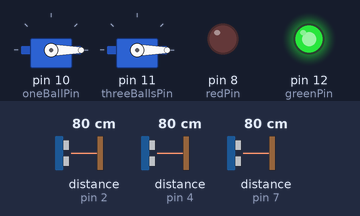
This sketch was run on a simulated Arduino Uno, built with avr-gcc and run on an emulated ATmega328P. Shown: 2 × servo, output pins drawn as LEDs (lit = HIGH). Wiring (inferred from the names in the program): 3 × ultrasonic range finder: trigger pin 2, echo pin 2 / trigger pin 4, echo pin 4 / trigger pin 7, echo pin 7. The inputs (shaded band) are chosen by the test bench; at power-on: distance to the obstacle (sensors on pin 2, pin 4, pin 7) 80 cm. The echo pulse lasts 58.3 µs per cm.

Above: at 1.2 s.
1.3 s: distance to the obstacle (sensor on pin 2) set to 57 cm
2.8 s: distance to the obstacle (sensor on pin 2) set to 47 cm
At 4.0 s:
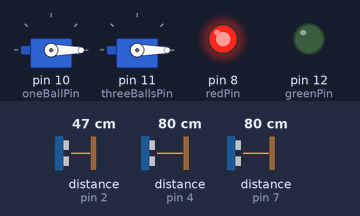
4.3 s: distance to the obstacle (sensor on pin 4) set to 29 cm
6.1 s: distance to the obstacle (sensor on pin 4) set to 22 cm
At 7.2 s:
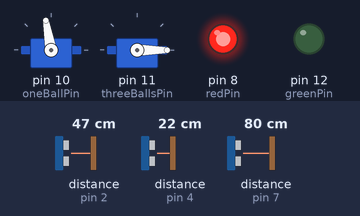
Timing chart, 0 to 10.1 s (numbered marks = the images above; inputs shaded):
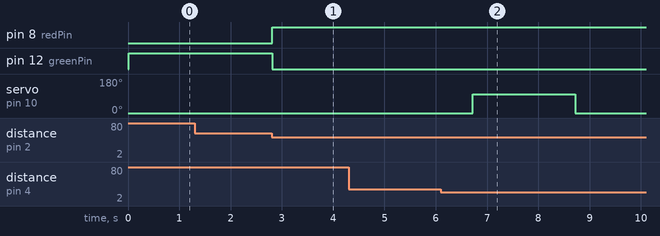

Measured:
- the behaviour switches between 52 and 51 cm on distance to the obstacle (sensor on pin 2) (found by bisection; images 0 and 1)
- the behaviour switches between 26 and 25 cm on distance to the obstacle (sensor on pin 4) (found by bisection; images 1 and 2)
- after the input at 1.3 s, every drawn part: stays the same
- after the input at 2.8 s, pin 8 (redPin): LOW → HIGH at once; pin 12 (greenPin): HIGH → LOW at once
- after the input at 4.3 s, every drawn part: stays the same
- after the input at 6.1 s, servo on pin 10 (oneBallPin): 0° → 100° after 0.62 s, → 0° 2.0 s later

The sketch:

Elahmadi_Adam_Project2.ino
```cpp
//Project 2 Code
//Name: Adam Elahmadi
//Professor: Dr. Steckenrider
//Date: 9/21/2023


#include <Servo.h>

//Declare and Initialize Pins
const int rightPin = 7;
const int leftPin = 4;
const int middlePin = 2;
const int greenPin = 12;
const int redPin = 8;
const int oneBallPin = 10;
const int threeBallsPin = 11;
const int buzzerPin = 3;


//Declaring other variables
bool track = 1;
bool oneBallTracker = 0;
bool threeBallsTracker = 0;
int test = 0;
unsigned int buzzTracker = 0;
unsigned long threshold = 0;
unsigned long thresholdTwo = 0;

//Declaring Servo Objects
Servo oneBall;
Servo threeBalls;


void setup() {

  //Setting up LED Pin Types
  pinMode(greenPin, OUTPUT);
  pinMode(redPin, OUTPUT);

  //Attaching Servos to Specific Pins
  oneBall.attach(oneBallPin);
  threeBalls.attach(threeBallsPin);
  oneBall.write(0);
  threeBalls.write(0);

  Serial.begin(9600);
}

void loop() {


  //This Block of code calculates the distance in inches that the right ultrasonic sensor reads
  long rightDuration, rightInches;

  pinMode(rightPin, OUTPUT);
  digitalWrite(rightPin, LOW);
  delayMicroseconds(2);
  digitalWrite(rightPin, HIGH);
  delayMicroseconds(5);
  digitalWrite(rightPin, LOW);

  pinMode(rightPin, INPUT);
  rightDuration = pulseIn(rightPin, HIGH);
  rightInches = microsecondsToInches(rightDuration);


  //This block of code calculates the distance in inches that the left ultrasonic sensor reads
  long leftDuration, leftInches;

  pinMode(leftPin, OUTPUT);
  digitalWrite(leftPin, LOW);
  delayMicroseconds(2);
  digitalWrite(leftPin, HIGH);
  delayMicroseconds(5);
  digitalWrite(leftPin, LOW);

  pinMode(leftPin, INPUT);
  leftDuration = pulseIn(leftPin, HIGH);
  leftInches = microsecondsToInches(leftDuration);


  //This block of code calculates the distance that the middle ultrasonic sensor reads
  long middleDuration, middleInches, middleCm;

  pinMode(middlePin, OUTPUT);
  digitalWrite(middlePin, LOW);
  delayMicroseconds(2);
  digitalWrite(middlePin, HIGH);
  delayMicroseconds(5);
  digitalWrite(middlePin, LOW);

  pinMode(middlePin, INPUT);
  middleDuration = pulseIn(middlePin, HIGH);
  middleInches = microsecondsToInches(middleDuration);


  //If the middle sensor reads a distance of greater than 20 inches,
  //then the green light will turn on, and the red light will turn on off
  if (middleInches >= 20)
  {
    digitalWrite(greenPin, HIGH);
    digitalWrite(redPin, LOW);
    oneBall.write(0);
    threeBalls.write(0);

    //If the one ball has been dropped, then the buzzer will buzz once
    if (oneBallTracker && !threeBallsTracker)
    {
      tone(buzzerPin, 250);
      delay(500);
      noTone(buzzerPin);
      delay(500);
      oneBallTracker = 0;
    }

    //If three balls have been dropped, then the buzzer will buzz three times
    if (threeBallsTracker)
    {
      Serial.println(test);
      tone(buzzerPin, 250);
      delay(500);
      noTone(buzzerPin);
      delay(500);
      tone(buzzerPin, 250);
      delay(500);
      noTone(buzzerPin);
      delay(500);
      tone(buzzerPin, 250);
      delay(500);
      noTone(buzzerPin);
      delay(500);
      threeBallsTracker = 0;
    }

  }

  //If the middle sensor reads a distance of less than 20 inches,
  //then the green light will turn off, and the red light will turn on
  if (middleInches < 20)
  {
    digitalWrite(greenPin, LOW);
    digitalWrite(redPin, HIGH);

  //either sensor reads one flag, then the one ball servo will be activated
  //and drop 1 ball
 	if ((rightInches < 10 && leftInches > rightInches) || (rightInches > leftInches && leftInches < 10))
    {

      threshold = millis() + 600;
      //while loop to continuously check and see if there is still indeed one flag present since
      //the time it first detected one flag
    	while ((rightInches < 10 && leftInches > rightInches) || (rightInches > leftInches && leftInches < 10))
    	{
      		pinMode(leftPin, OUTPUT);
  	  		digitalWrite(leftPin, LOW);
  	  		delayMicroseconds(2);
  	  		digitalWrite(leftPin, HIGH);
  	  		delayMicroseconds(5);
  	  		digitalWrite(leftPin, LOW);
  	  		pinMode(leftPin, INPUT);
  	  		leftDuration = pulseIn(leftPin, HIGH);
  	  		leftInches = microsecondsToInches(leftDuration);

      		pinMode(rightPin, OUTPUT);
 	  		  digitalWrite(rightPin, LOW);
 	  		  delayMicroseconds(2);
  	  		digitalWrite(rightPin, HIGH);
 	  		  delayMicroseconds(5);
 	  		  digitalWrite(rightPin, LOW);
 	  		  pinMode(rightPin, INPUT);
 	  		  rightDuration = pulseIn(rightPin, HIGH);
 	  		  rightInches = microsecondsToInches(rightDuration);

          //If that one flag has been there for a certain amount of time
          //then the one ball servo will be activated and 1 ball will
          //be delivered
      		if (millis() > threshold)
      		{
        	oneBall.write(100);
      		delay(2000);
      		oneBall.write(0);
     		  delay(4000);
          oneBallTracker = 1;
          break;
      		}
        }
    }


    //If both sensors have a flag in front of them,
    //for a total fo 2 flags, then the three balls servo
    //will be initiated and 3 balls will be delivered
    if (rightInches < 10 && leftInches < 10)
    {
      	thresholdTwo = millis() + 600;

        //while loop to continuously check and see if there is still indeed two flags present since
        //the time it first detected two flags
    	  while (rightInches < 10 && leftInches < 10)
    	  {
      		pinMode(leftPin, OUTPUT);
  	  		digitalWrite(leftPin, LOW);
  	  		delayMicroseconds(2);
  	  		digitalWrite(leftPin, HIGH);
  	  		delayMicroseconds(5);
  	  		digitalWrite(leftPin, LOW);
  	  		pinMode(leftPin, INPUT);
  	  		leftDuration = pulseIn(leftPin, HIGH);
  	  		leftInches = microsecondsToInches(leftDuration);

      		pinMode(rightPin, OUTPUT);
 	  		  digitalWrite(rightPin, LOW);
 	  		  delayMicroseconds(2);
  	  		digitalWrite(rightPin, HIGH);
 	  		  delayMicroseconds(5);
 	  		  digitalWrite(rightPin, LOW);
 	  		  pinMode(rightPin, INPUT);
 	  		  rightDuration = pulseIn(rightPin, HIGH);
 	  		  rightInches = microsecondsToInches(rightDuration);


          //If the two flags have been there for a certain amount of time
          //then the three balls servo will be activated and 3 balls will
          //be delivered
      		if (millis() > thresholdTwo)
      		{
            Serial.println("moving");
        	  threeBalls.write(100);
            oneBall.write(100);
      		  delay(2000);
            threeBalls.write(0);
      		  oneBall.write(0);
     		    delay(4000);
            threeBallsTracker = 1;
            test = 1;
            break;
      		}
        }
     }
  }

}


//Simple function to convert the measured time
//the ultrasonic sensor transmitts and recieves a signal
//into a distance (inches)
long microsecondsToInches(long microseconds) {

  return microseconds / 74 / 2;
}
```
